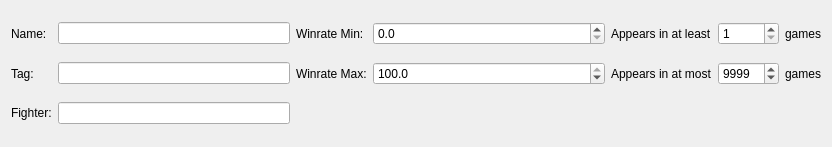
<?xml version="1.0" encoding="UTF-8"?>
<ui version="4.0">
 <class>DataSetFilterWidget_Player</class>
 <widget class="QWidget" name="DataSetFilterWidget_Player">
  <property name="geometry">
   <rect>
    <x>0</x>
    <y>0</y>
    <width>832</width>
    <height>147</height>
   </rect>
  </property>
  <property name="windowTitle">
   <string>Form</string>
  </property>
  <layout class="QGridLayout" name="gridLayout">
   <item row="0" column="3">
    <widget class="QDoubleSpinBox" name="doubleSpinBox">
     <property name="sizePolicy">
      <sizepolicy hsizetype="Expanding" vsizetype="Fixed">
       <horstretch>0</horstretch>
       <verstretch>0</verstretch>
      </sizepolicy>
     </property>
     <property name="decimals">
      <number>1</number>
     </property>
     <property name="maximum">
      <double>100.000000000000000</double>
     </property>
    </widget>
   </item>
   <item row="0" column="2">
    <widget class="QLabel" name="label_5">
     <property name="text">
      <string>Winrate Min:</string>
     </property>
    </widget>
   </item>
   <item row="0" column="4">
    <widget class="QLabel" name="label_4">
     <property name="text">
      <string>Appears in at least</string>
     </property>
    </widget>
   </item>
   <item row="0" column="1">
    <widget class="QLineEdit" name="lineEdit"/>
   </item>
   <item row="0" column="5">
    <widget class="QSpinBox" name="spinBox">
     <property name="sizePolicy">
      <sizepolicy hsizetype="Minimum" vsizetype="Fixed">
       <horstretch>0</horstretch>
       <verstretch>0</verstretch>
      </sizepolicy>
     </property>
     <property name="minimum">
      <number>1</number>
     </property>
     <property name="maximum">
      <number>99999</number>
     </property>
    </widget>
   </item>
   <item row="0" column="6">
    <widget class="QLabel" name="label_7">
     <property name="text">
      <string>games</string>
     </property>
    </widget>
   </item>
   <item row="0" column="0">
    <widget class="QLabel" name="label">
     <property name="text">
      <string>Name:</string>
     </property>
    </widget>
   </item>
   <item row="1" column="3">
    <widget class="QDoubleSpinBox" name="doubleSpinBox_2">
     <property name="sizePolicy">
      <sizepolicy hsizetype="Expanding" vsizetype="Fixed">
       <horstretch>0</horstretch>
       <verstretch>0</verstretch>
      </sizepolicy>
     </property>
     <property name="decimals">
      <number>1</number>
     </property>
     <property name="maximum">
      <double>100.000000000000000</double>
     </property>
     <property name="value">
      <double>100.000000000000000</double>
     </property>
    </widget>
   </item>
   <item row="1" column="0">
    <widget class="QLabel" name="label_2">
     <property name="text">
      <string>Tag:</string>
     </property>
    </widget>
   </item>
   <item row="1" column="1">
    <widget class="QLineEdit" name="lineEdit_2"/>
   </item>
   <item row="2" column="0">
    <widget class="QLabel" name="label_3">
     <property name="text">
      <string>Fighter:</string>
     </property>
    </widget>
   </item>
   <item row="2" column="1">
    <widget class="QLineEdit" name="lineEdit_3"/>
   </item>
   <item row="1" column="2">
    <widget class="QLabel" name="label_6">
     <property name="text">
      <string>Winrate Max:</string>
     </property>
    </widget>
   </item>
   <item row="1" column="4">
    <widget class="QLabel" name="label_8">
     <property name="text">
      <string>Appears in at most</string>
     </property>
    </widget>
   </item>
   <item row="1" column="5">
    <widget class="QSpinBox" name="spinBox_2">
     <property name="sizePolicy">
      <sizepolicy hsizetype="Minimum" vsizetype="Fixed">
       <horstretch>0</horstretch>
       <verstretch>0</verstretch>
      </sizepolicy>
     </property>
     <property name="maximum">
      <number>99999</number>
     </property>
     <property name="value">
      <number>9999</number>
     </property>
    </widget>
   </item>
   <item row="1" column="6">
    <widget class="QLabel" name="label_9">
     <property name="text">
      <string>games</string>
     </property>
    </widget>
   </item>
  </layout>
 </widget>
 <resources/>
 <connections/>
</ui>
